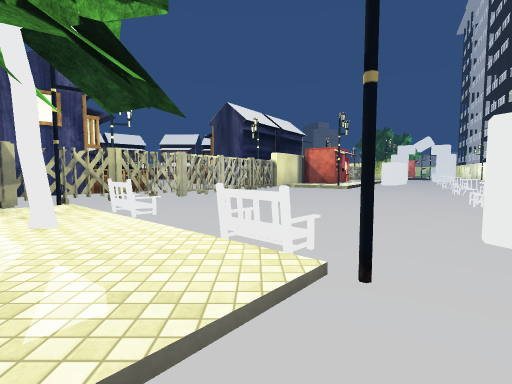
View 1 (above)

23 first-person views from a walk through a scene from a Unity 3-D project. The camera is 1.4 m above the floor, tilts 4° down and sees 85° across. Doors are open. The floor is counted in squares, 2 m on a side. Each view is taken from the middle of a square. On the plan, view 1 faces up. The plan holds only what a view shows up to about 9 squares ahead; the rest is blank. The place goes on beyond the plan. The player character is not drawn. Some animated figures are left out. Some surface patterns are stand-ins.

View 2
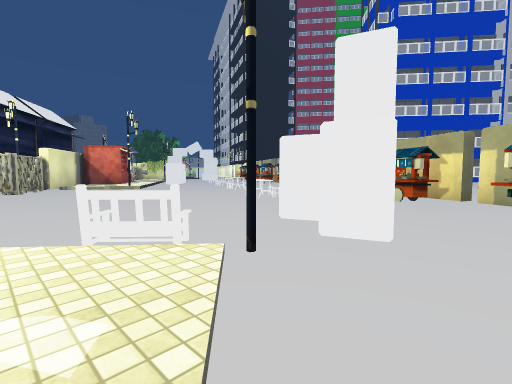

View 3
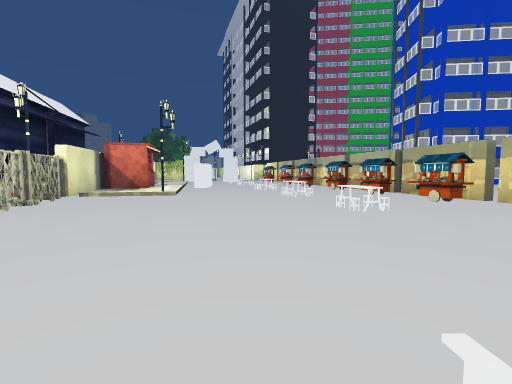

View 4
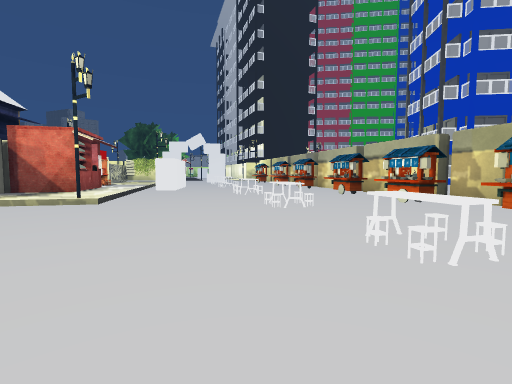

View 5
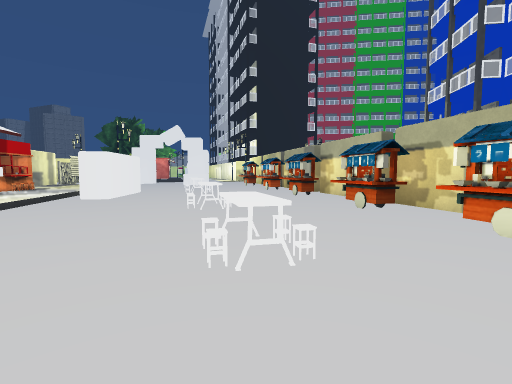

View 6
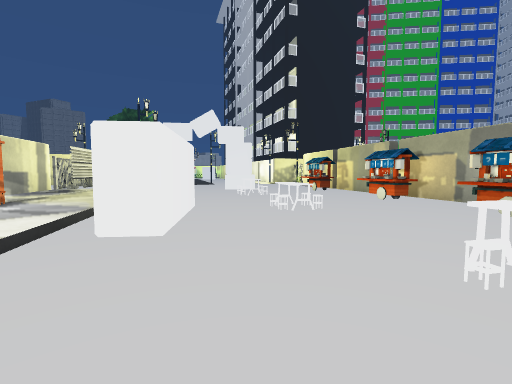

View 7
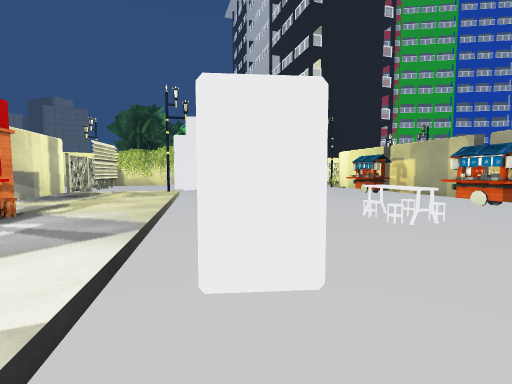

View 8
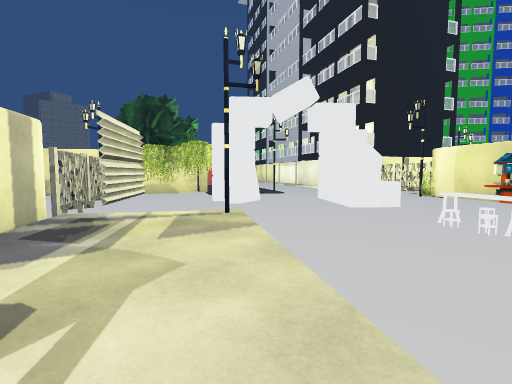

View 9
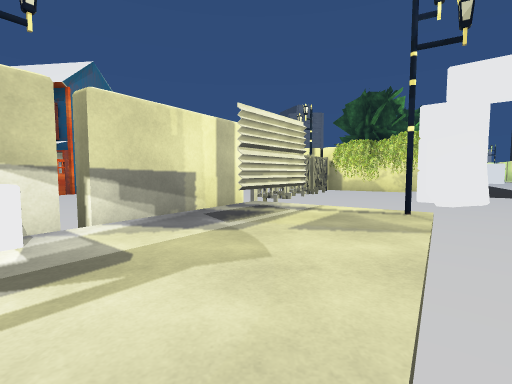

View 10
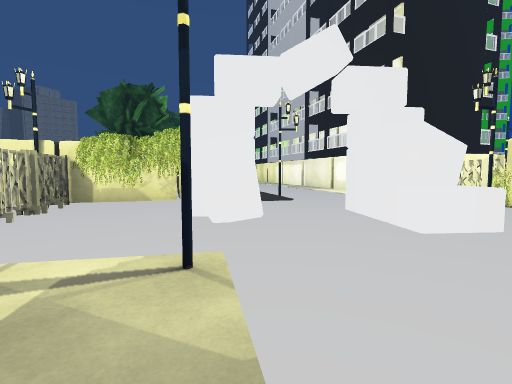

View 11
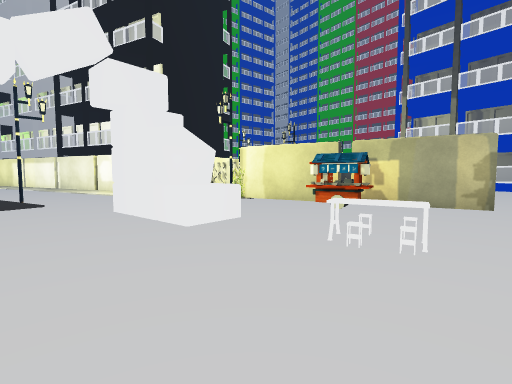

View 12
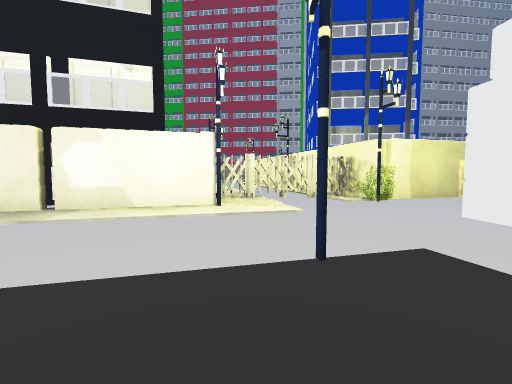

View 13
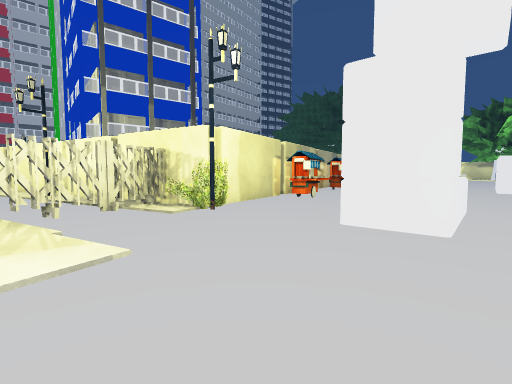

View 14
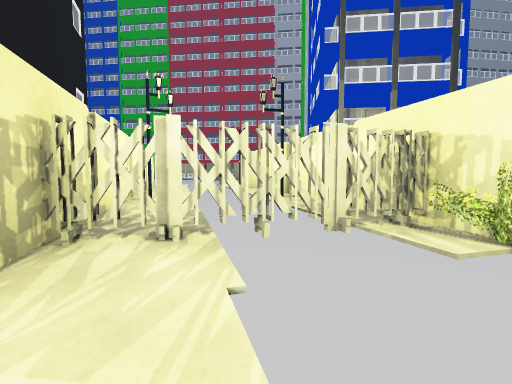

View 15
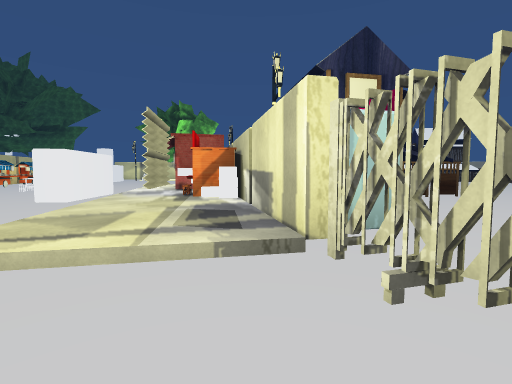

View 16
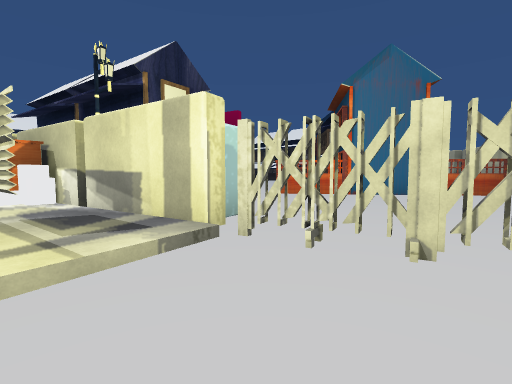

View 17
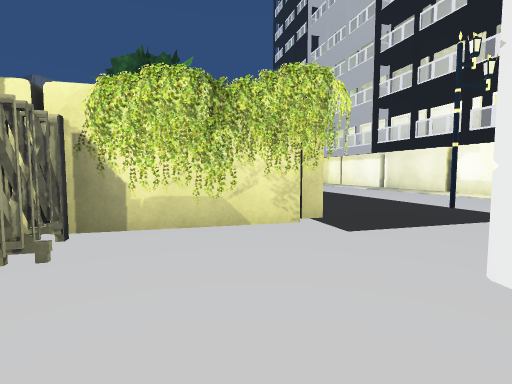

View 18
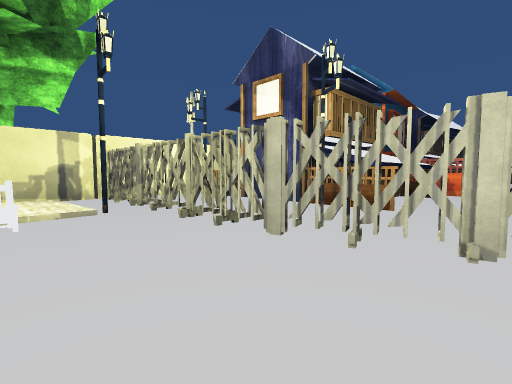

View 19
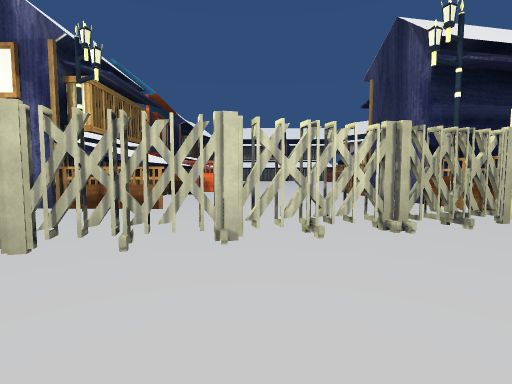

View 20
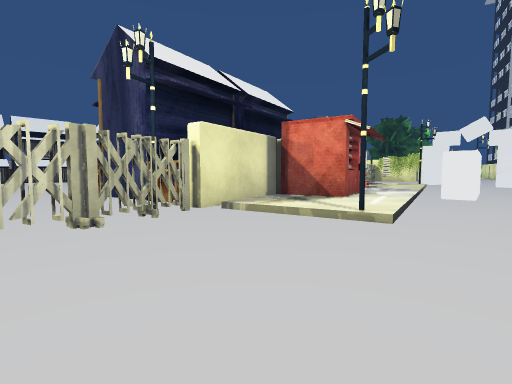

View 21
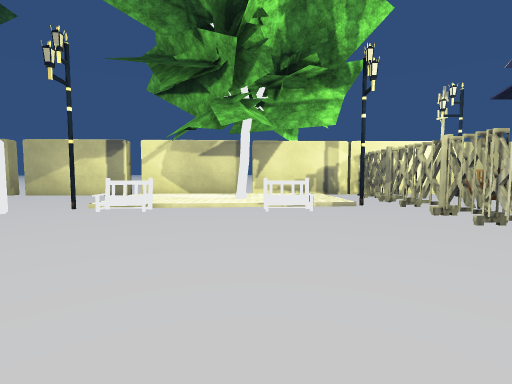

View 22
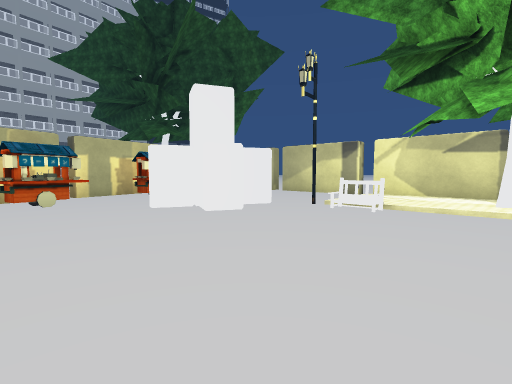

View 23
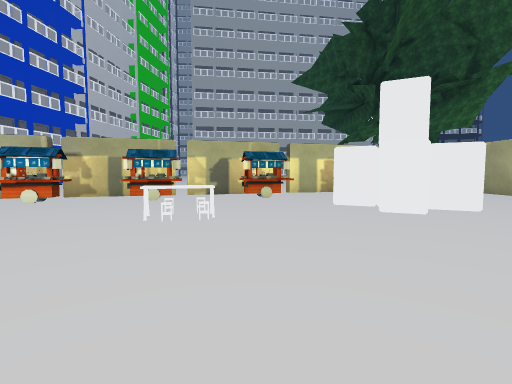

### Floor plan
Key: @ floor where view 1 was taken; # wall or solid block; x gap in a wall; . main floor; : floor 0.25 m higher than the main floor; / step, stairs or slope; D open door; H house; F fence; T table; B bench; R tree; C cart; O other object.
Columns run from 8 left of view 1 to 24 right of it. Each row starts with its distance up from view 1.
 28           #       FOO# .......#
 27       H   #.......F..O........#
 26       H    ......F......O....##
 25       H  .H.....F...O........#
 24       ........O#F...OO......O##
 23         HH....O#DD..O..O.....F##
 22          H   .##DDO...OOO...F..##
 21             HO#:O:/...OO..O.F...
 20              #O::/........OF....
 19              #O::.......C#  ##..
 18               ///...T..CC#   ##O
 17      H  #   OO:/OO......#      ##
 16     .H### ##OO:OO..T...##
 15     ...#H ##O:/O..T..CC#
 14 #H .....H#/::/.......C##
 13 HH......F#/::/......C #
 12 HHH.....F../#...TT..C#
 11   HH...F.............#
 10   HHH..F...........C#
  9   #H..F........T..C##
  8 H# ..FF..........CC#
  7 HH..FF...........C##
  6 O..FF........T....#.
  5 ##F.O/B......T.CC#
  4  ##/::B.........C#
  3   ##::R/B..O..C.#.
  2    ##:::/OOOO.C##
  1     ##::/.O....x.
  0      ##/@...CC##
 -1       ###..  C#
 -2         ##.
 -3          ##

Positions as (right, up) in squares from view 1, and headings:
1: (0, 0), facing up
2: (-1, 0), facing up-right
3: (-1, 3), facing up-right
4: (2, 5), facing up-right
5: (5, 7), facing up-right
6: (6, 12), facing up-right
7: (6, 14), facing up-right
8: (7, 18), facing up-right
9: (8, 18), facing up
10: (9, 20), facing up-right
11: (9, 20), facing right
12: (15, 28), facing down-right
13: (17, 26), facing down
14: (18, 24), facing down-right
15: (10, 25), facing down-left
16: (11, 24), facing left
17: (10, 25), facing up-right
18: (1, 8), facing left
19: (1, 8), facing up-left
20: (2, 8), facing up
21: (2, 8), facing down-left
22: (2, 8), facing down
23: (1, 8), facing down-right
